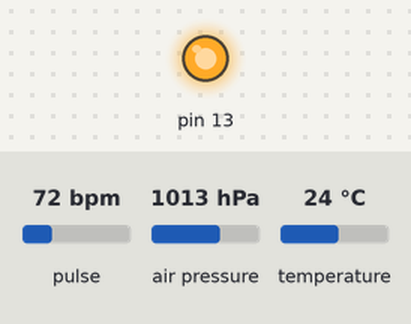
A sketch run on a simulated Arduino Uno, built with avr-gcc and run on an emulated ATmega328P. Shown: output pins drawn as LEDs (lit = HIGH). The test bench sets the inputs (shaded band); at power-on: pulse 72 bpm, air pressure 1013 hPa, temperature 24 °C. Random numbers use the default seed unless the sketch sets one; what the sketch prints to the serial monitor is not drawn.

Above: at 0.1 s.
Timing chart, 0 to 1.6 s (numbered marks = the images above):
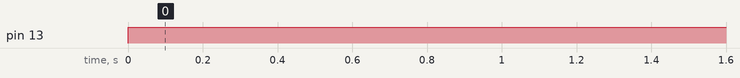

The sketch:

ad1.ino
```cpp
#include <SFE_BMP180.h>
#include <Wire.h>
SFE_BMP180 pressure;
#include<SoftwareSerial.h>
#define USE_ARDUINO_INTERRUPTS true    // Set-up low-level interrupts for most acurate BPM math.
#include <PulseSensorPlayground.h>     // Includes the PulseSensorPlayground Library.

//  Variables
const int PulseWire = 0;       // PulseSensor PURPLE WIRE connected to ANALOG PIN 0
const int LED13 = 13;          // The on-board Arduino LED, close to PIN 13.
int Threshold = 550;           // Determine which Signal to "count as a beat" and which to ignore.
                               // Use the "Gettting Started Project" to fine-tune Threshold Value beyond default setting.
                               // Otherwise leave the default "550" value.

PulseSensorPlayground pulseSensor;
SoftwareSerial ArduinoSerial(3,2);
#define ALTITUDE 5.0 // Altitude of Robojax Headquarter (Ajax, Ontario, Canada)
void setup()
{
   Serial.begin(9600);
  ArduinoSerial.begin(9600);
  Serial.println("REBOOT");
  if (pressure.begin())
    Serial.println("BMP180 init success");
  else
  {
    Serial.println("BMP180 init fail");
    while(1); // Pause forever.
  }
   pulseSensor.analogInput(PulseWire);
  pulseSensor.blinkOnPulse(LED13);       //auto-magically blink Arduino's LED with heartbeat.
  pulseSensor.setThreshold(Threshold);
  if (pulseSensor.begin()) {
    Serial.println("We created a pulseSensor Object !");
}
}//arduino laga...done

void loop()
{
  char status;
  double T,P,p0,a;

  int myBPM = pulseSensor.getBeatsPerMinute();  // Calls function on our pulseSensor object that returns BPM as an "int".

  if(myBPM<65 && myBPM >85)
  myBPM=random(70,80);// "myBPM" hold this BPM value now.

if (pulseSensor.sawStartOfBeat()) {            // Constantly test to see if "a beat happened".
 Serial.println("♥  A HeartBeat Happened ! "); // If test is "true", print a message "a heartbeat happened".
 Serial.print("BPM: ");                        // Print phrase "BPM: "
 Serial.println(myBPM);                        // Print the value inside of myBPM.
}
  Serial.print(ALTITUDE*3.28084,0);
  Serial.println(" feet");

  status = pressure.startTemperature();
  if (status != 0)
  {
    delay(status);
    status = pressure.getTemperature(T);
    if (status != 0)
    {
           Serial.print(T,2);
       status = pressure.startPressure(3);
      if (status != 0)
      {

        delay(status);
         status = pressure.getPressure(P,T);
        if (status != 0)
        {
          p0 = pressure.sealevel(P,ALTITUDE); // we're at 90 meters (Boulder, CO)
        //  Serial.print("relative (sea-level) pressure: ");
          Serial.print(p0,2);
        //  Serial.print(" mb, ");
          Serial.print(p0*0.0295333727,2);
        //  Serial.println(" inHg");
          a = pressure.altitude(P,p0);
        //  Serial.print("computed altitude: ");
          Serial.print(a,0);
        //  Serial.print(" meters, ");
          Serial.print(a*3.28084,0);
        //  Serial.println(" feet");
        }
      }
    }
  }
String str;
str=String(T)+","+String(P)+","+String(p0)+","+String(a)+","+String(myBPM);

    ArduinoSerial.print(str);


   Serial.println(str);
  // ArduinoSerial.print("\n");

  delay(5000);  // Pause for 5 seconds.
}

//If you found this tutorial helpful, please support me so I can continue creating contents like this.
```

Measured:
- by itself, pin 13: LOW → HIGH at 0.00 s
